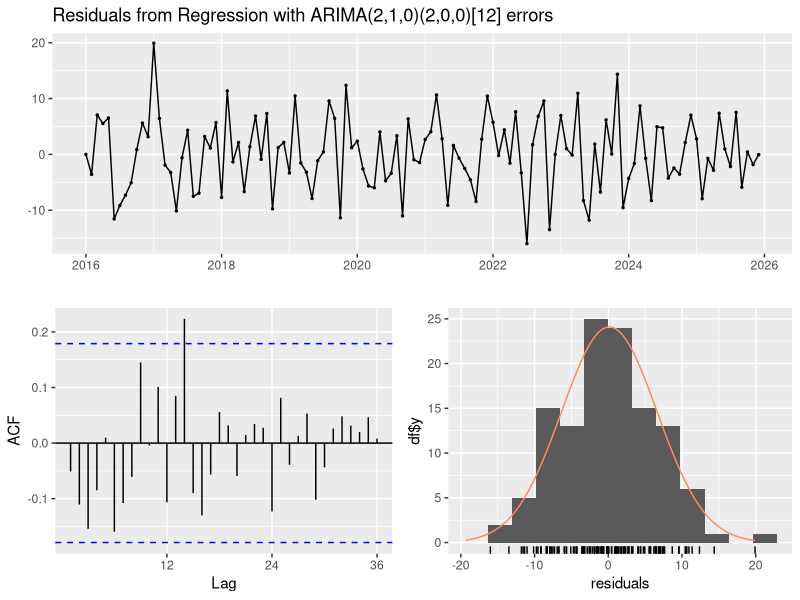
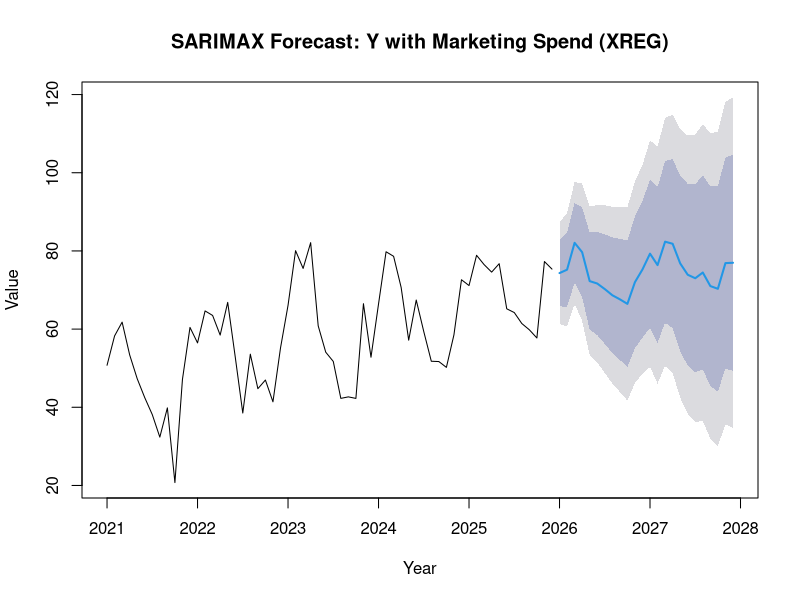

The R script that drew these images, in order:
# ARIMAX MODEL IMPLEMENTATION IN R (Single Block)
# This code simulates time series data, fits an auto-SARIMAX model 
# (ARIMA with external regressors, XREG), performs diagnostics, and forecasts.
# ----------------------------------------------------------------------

# 1. SETUP AND DATA SIMULATION
# ----------------------------------------------------------------------

# Check and install 'forecast' package if necessary
if (!requireNamespace("forecast", quietly = TRUE)) {
      install.packages("forecast")
}
library(forecast)

# Set seed for reproducibility
set.seed(42)

# Parameters for simulation
n <- 120  # 10 years of monthly data
h <- 24   # 2-year forecast horizon
time_index <- 1:n

# Dependent Variable (Y): Simulating a series with trend, seasonality, and noise
seasonality <- 10 * sin(2 * pi * time_index / 12)
trend <- 0.5 * time_index
arma_noise <- arima.sim(model = list(ar = 0.7, ma = 0.3), n = n)

# External Regressor (X): Simulating a variable correlated with Y
marketing_spend <- rpois(n, lambda = 5) + (time_index / 50) + seasonality / 5

# Final time series Y = Trend + Seasonality + X effect + Noise
Y <- trend + seasonality + 2 * marketing_spend + arma_noise + rnorm(n, sd = 5)

# Convert Y and X to Time Series objects (Starting Jan 2016, Monthly freq=12)
Y_ts <- ts(Y, start = c(2016, 1), frequency = 12)
X_ts <- ts(marketing_spend, start = c(2016, 1), frequency = 12)


# 2. MODEL FITTING (SARIMAX)
# ----------------------------------------------------------------------

# Fit the SARIMAX model using auto.arima()
# The function automatically finds the best ARIMA(p,d,q)(P,D,Q)[12] order.
# xreg = X_ts includes the 'marketing_spend' as an external regressor.
# seasonal = TRUE ensures the Seasonal ARIMA component is searched.
sarimax_model <- auto.arima(
                              y = Y_ts,
                                xreg = X_ts,
                                seasonal = TRUE,
                                  stepwise = TRUE, # Use faster stepwise search for production
                                  approximation = FALSE
                                  )

# Print the model structure and coefficients
message("\n--- SARIMAX Model Summary ---")
print(sarimax_model)


# 3. DIAGNOSTICS
# ----------------------------------------------------------------------

# Plot residuals to check for white noise
message("\n--- Residual Check Plot (Should look like white noise) ---")
checkresiduals(sarimax_model)


# 4. FORECASTING
# ----------------------------------------------------------------------

# Prepare future values for the External Regressor (X)
# *CRITICAL STEP:* XREG forecasts must be supplied for the forecast horizon (h).
# For this example, we assume the future 'marketing_spend' will be constant 
# at the average of the last year (12 periods).
future_marketing_spend <- rep(mean(tail(marketing_spend, 12)), h)
future_X_ts <- ts(future_marketing_spend, start = end(Y_ts)[1] + floor((end(Y_ts)[2] + 1)/12), frequency = 12)


# Generate the forecast using the fitted SARIMAX model
sarimax_forecast <- forecast(
                               object = sarimax_model,
                                 xreg = future_X_ts, # Pass the future XREG values
                                 h = h
                                 )

# Plot the forecast
message("\n--- SARIMAX Forecast Plot (24 Months) ---")
plot(
       sarimax_forecast,
         main = "SARIMAX Forecast: Y with Marketing Spend (XREG)",
         xlab = "Year",
           ylab = "Value",
           include = 60 # Show the last 5 years of historical data
           )

# Print the final forecast values
message("\n--- Forecasted Values (Y) ---")
print(sarimax_forecast)
